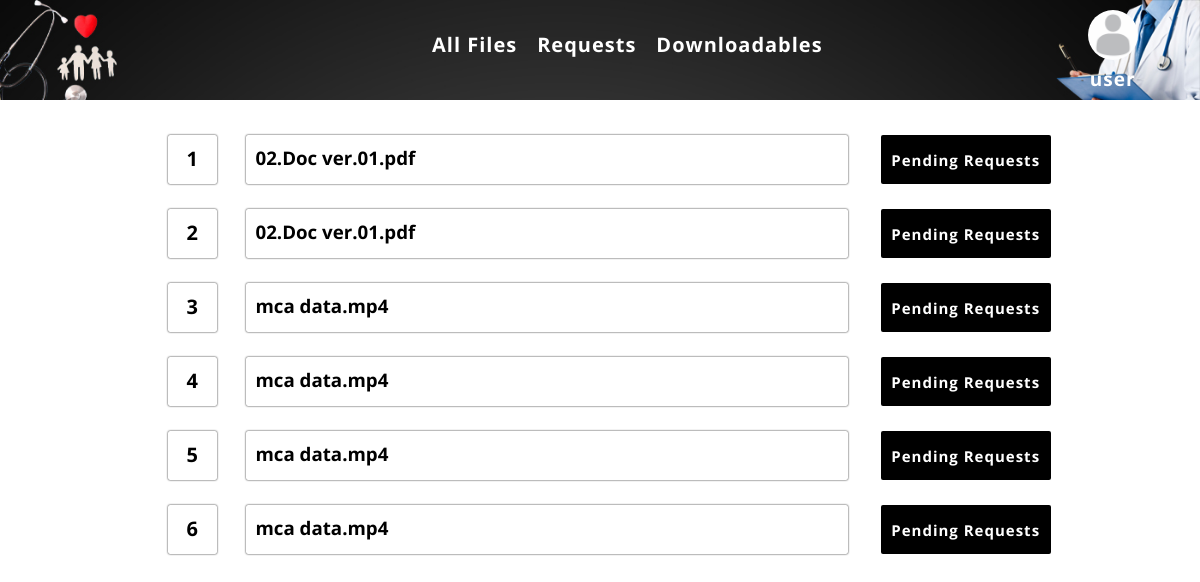
Page /requests/index.php (signed in) on the committed database.
### tables this page shows
CREATE TABLE `requests` (
  `id` int(11) NOT NULL,
  `File_Name` varchar(100) NOT NULL,
  `User` varchar(50) DEFAULT NULL
);

### requests/index.php (the view, shortened to what this page needs)
<?php
    include_once "../components/header_2.php";
    $database = new Database();
    $db = $database->connect();
    $name = $_SESSION["username"];
    $query = "SELECT * FROM `requests` WHERE user='$name'";
    $stmt = $db->prepare($query);
    $stmt->execute();
    $serial = 0;
?>
    <div id="container">
        <div id="requests">
        <?php while($row = $stmt->fetch(PDO::FETCH_ASSOC)) {
            $serial = $serial + 1;
            ?>
            <div id="requestsFile">
                <div id="requestNumber">
                    <p><?php echo $serial; ?></p>
                </div>
                <div id="requestFileInfo">
                    <div class="fileName">
                        <h3><?php echo $row["File_Name"] ; ?></h3>
                    </div>
                </div>
                <div id="pendingRequests">
                    <div class="requests">
                        <button>Pending Requests</button></h3>
                    </div>
                </div>
            </div>
        <?php } ?>
        </div>
    </div>
<?php
    include_once "../components/footer.php";
?>

### css/main.css (style rules this page uses)
* { font-family: 'Open Sans', sans-serif; margin: 0; padding: 0; text-decoration: none; color: black; }

### css/allFiles.css (style rules this page uses)
#container { width: 90%; margin: auto; }

### css/requests.css (style rules this page uses)
#container { width: 90%; margin: auto; }
#requests { margin-top:35px; }
#requestsFile { display:flex; margin-left: 10%; margin-bottom:25px; }
#requestNumber { width:5%; box-shadow:0 0 2px 0; border-radius:2px; margin-right:3%; cursor:pointer; transition:.3s }
#requestNumber p { font-size:20px; font-weight:bold; text-align:center; margin-top:20%; }
#requestFileInfo { width:60%; display:flex; box-shadow:0 0 2px 0; border-radius:2px; padding:1%; cursor:pointer; }
#requestFileInfo .fileName { width:70%; }
#pendingRequests button { width:170px; height: 49px; text-align:center; box-shadow:0 0 2px 0; border-radius:2px; margin-left:19%; background-color:black; color:white; cursor:pointer; border: none; transition: .5s; font-size: 15px; font-weight: bold; letter-spacing: 1px; }

### css/downloadables.css (style rules this page uses)
#container { width: 90%; margin: auto; }

### rows in the picture
requests: File_Name "02.Doc ver.01.pdf"
requests: File_Name "02.Doc ver.01.pdf"
requests: File_Name "mca data.mp4"
requests: File_Name "mca data.mp4"
requests: File_Name "mca data.mp4"
requests: File_Name "mca data.mp4"

### other values in the picture
$_SESSION["username"] "user"
